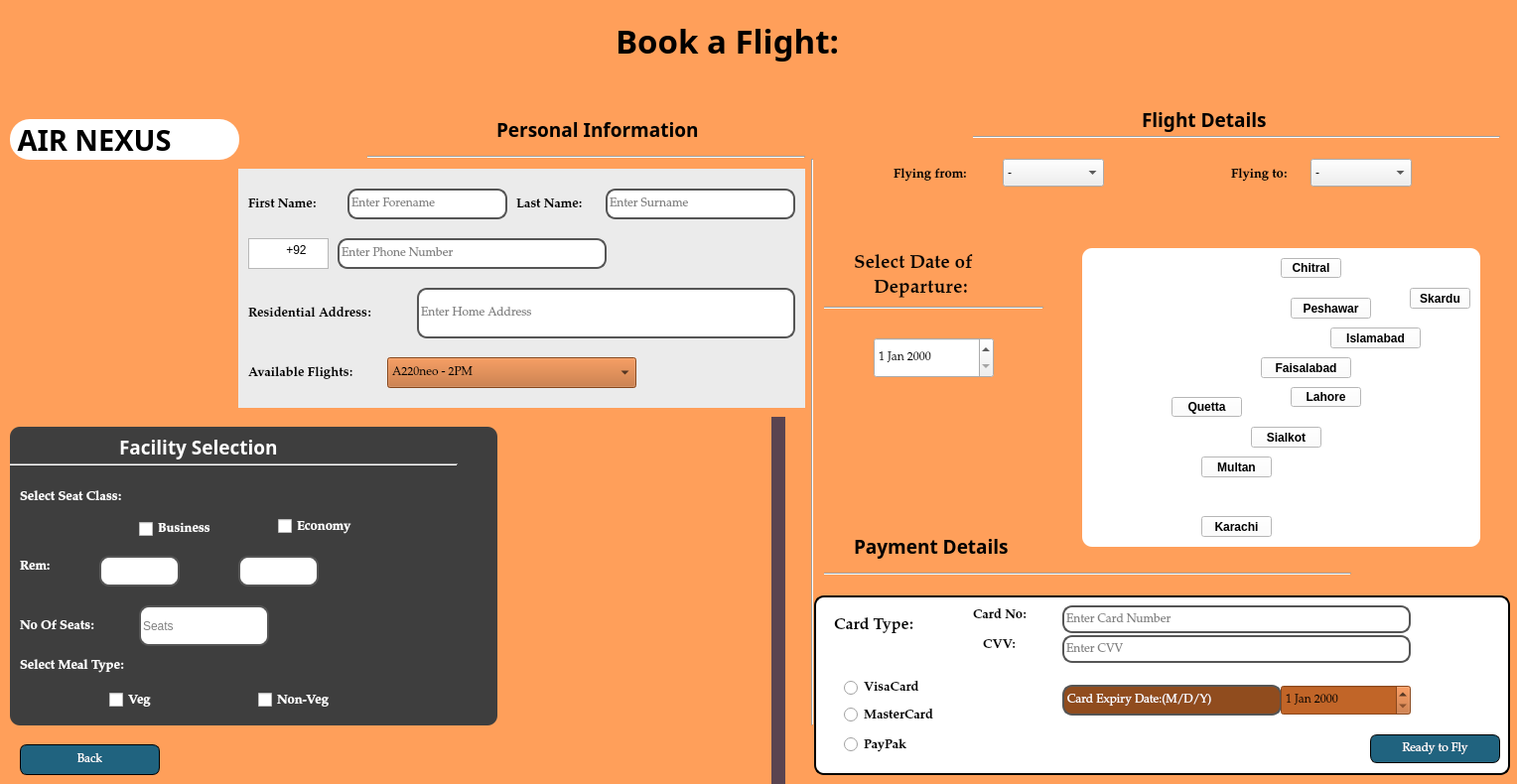
<?xml version="1.0" encoding="UTF-8"?>
<ui version="4.0">
 <class>NewWindow3</class>
 <widget class="QMainWindow" name="NewWindow3">
  <property name="geometry">
   <rect>
    <x>0</x>
    <y>0</y>
    <width>1528</width>
    <height>790</height>
   </rect>
  </property>
  <property name="windowTitle">
   <string>BOOKING TICKET</string>
  </property>
  <property name="windowIcon">
   <iconset>
    <normaloff>../../../SAAD COMMUNICATION/Downloads/chrome_hqmSI9koUf (2).png</normaloff>../../../SAAD COMMUNICATION/Downloads/chrome_hqmSI9koUf (2).png</iconset>
  </property>
  <widget class="QWidget" name="centralwidget">
   <widget class="QLabel" name="label_9">
    <property name="geometry">
     <rect>
      <x>-10</x>
      <y>-20</y>
      <width>1551</width>
      <height>811</height>
     </rect>
    </property>
    <property name="text">
     <string/>
    </property>
    <property name="pixmap">
     <pixmap>../../../SAAD COMMUNICATION/Downloads/beautiful landscape art like in image_cleanup_auto_x2.jpg</pixmap>
    </property>
    <property name="scaledContents">
     <bool>true</bool>
    </property>
    <property name="textInteractionFlags">
     <set>Qt::NoTextInteraction</set>
    </property>
   </widget>
   <widget class="QPushButton" name="pushButton">
    <property name="geometry">
     <rect>
      <x>1380</x>
      <y>740</y>
      <width>131</width>
      <height>29</height>
     </rect>
    </property>
    <property name="font">
     <font>
      <family>Palatino Linotype</family>
     </font>
    </property>
    <property name="cursor">
     <cursorShape>PointingHandCursor</cursorShape>
    </property>
    <property name="styleSheet">
     <string notr="true">border: 1px solid #000000;
border-radius: 7px;color: rgb(255, 255, 255);
background-color: rgb(67, 40, 228);
background-color: rgb(32, 99, 127);
color: white</string>
    </property>
    <property name="text">
     <string>Ready to Fly</string>
    </property>
   </widget>
   <widget class="QPushButton" name="pushButton_2">
    <property name="geometry">
     <rect>
      <x>20</x>
      <y>750</y>
      <width>141</width>
      <height>31</height>
     </rect>
    </property>
    <property name="font">
     <font>
      <family>Palatino Linotype</family>
     </font>
    </property>
    <property name="cursor">
     <cursorShape>PointingHandCursor</cursorShape>
    </property>
    <property name="styleSheet">
     <string notr="true">border: 1px solid #000000;
border-radius: 7px;color: rgb(255, 255, 255);
background-color: rgb(67, 40, 228);
background-color: rgb(32, 99, 127);
color: white</string>
    </property>
    <property name="text">
     <string>Back</string>
    </property>
   </widget>
   <widget class="QLabel" name="label_10">
    <property name="geometry">
     <rect>
      <x>240</x>
      <y>170</y>
      <width>571</width>
      <height>241</height>
     </rect>
    </property>
    <property name="styleSheet">
     <string notr="true">background-color: rgb(235, 235, 235);</string>
    </property>
    <property name="text">
     <string/>
    </property>
    <property name="pixmap">
     <pixmap>../../ShareX/Screenshots/2023-04/WINWORD_NTCDPQl9sh.png</pixmap>
    </property>
    <property name="scaledContents">
     <bool>true</bool>
    </property>
   </widget>
   <widget class="QPushButton" name="pushButton_3">
    <property name="geometry">
     <rect>
      <x>1210</x>
      <y>520</y>
      <width>71</width>
      <height>21</height>
     </rect>
    </property>
    <property name="font">
     <font>
      <bold>true</bold>
     </font>
    </property>
    <property name="cursor">
     <cursorShape>PointingHandCursor</cursorShape>
    </property>
    <property name="styleSheet">
     <string notr="true">background-color:WHITE;
color: BLACK</string>
    </property>
    <property name="text">
     <string>Karachi</string>
    </property>
   </widget>
   <widget class="QPushButton" name="pushButton_4">
    <property name="geometry">
     <rect>
      <x>1340</x>
      <y>330</y>
      <width>91</width>
      <height>21</height>
     </rect>
    </property>
    <property name="font">
     <font>
      <bold>true</bold>
     </font>
    </property>
    <property name="cursor">
     <cursorShape>PointingHandCursor</cursorShape>
    </property>
    <property name="styleSheet">
     <string notr="true">background-color: WHITE;
color:BLACK</string>
    </property>
    <property name="text">
     <string>Islamabad</string>
    </property>
   </widget>
   <widget class="QPushButton" name="pushButton_5">
    <property name="geometry">
     <rect>
      <x>1300</x>
      <y>390</y>
      <width>71</width>
      <height>20</height>
     </rect>
    </property>
    <property name="font">
     <font>
      <bold>true</bold>
     </font>
    </property>
    <property name="cursor">
     <cursorShape>PointingHandCursor</cursorShape>
    </property>
    <property name="styleSheet">
     <string notr="true">background-color: WHITE;
color:BLACK</string>
    </property>
    <property name="text">
     <string>Lahore</string>
    </property>
   </widget>
   <widget class="QPushButton" name="pushButton_6">
    <property name="geometry">
     <rect>
      <x>1300</x>
      <y>300</y>
      <width>81</width>
      <height>21</height>
     </rect>
    </property>
    <property name="font">
     <font>
      <bold>true</bold>
     </font>
    </property>
    <property name="cursor">
     <cursorShape>PointingHandCursor</cursorShape>
    </property>
    <property name="styleSheet">
     <string notr="true">background-color:WHITE;
color: BLACK</string>
    </property>
    <property name="text">
     <string>Peshawar</string>
    </property>
   </widget>
   <widget class="QPushButton" name="pushButton_7">
    <property name="geometry">
     <rect>
      <x>1180</x>
      <y>400</y>
      <width>71</width>
      <height>20</height>
     </rect>
    </property>
    <property name="font">
     <font>
      <bold>true</bold>
     </font>
    </property>
    <property name="cursor">
     <cursorShape>PointingHandCursor</cursorShape>
    </property>
    <property name="styleSheet">
     <string notr="true">background-color: WHITE;
color:BLACK</string>
    </property>
    <property name="text">
     <string>Quetta</string>
    </property>
   </widget>
   <widget class="QPushButton" name="pushButton_8">
    <property name="geometry">
     <rect>
      <x>1420</x>
      <y>290</y>
      <width>61</width>
      <height>21</height>
     </rect>
    </property>
    <property name="font">
     <font>
      <bold>true</bold>
     </font>
    </property>
    <property name="cursor">
     <cursorShape>PointingHandCursor</cursorShape>
    </property>
    <property name="styleSheet">
     <string notr="true">background-color:WHITE;
color: BLACK</string>
    </property>
    <property name="text">
     <string>Skardu</string>
    </property>
   </widget>
   <widget class="QPushButton" name="pushButton_9">
    <property name="geometry">
     <rect>
      <x>1210</x>
      <y>460</y>
      <width>71</width>
      <height>21</height>
     </rect>
    </property>
    <property name="font">
     <font>
      <bold>true</bold>
     </font>
    </property>
    <property name="cursor">
     <cursorShape>PointingHandCursor</cursorShape>
    </property>
    <property name="styleSheet">
     <string notr="true">background-color: WHITE;
color:BLACK</string>
    </property>
    <property name="text">
     <string>Multan</string>
    </property>
   </widget>
   <widget class="QPushButton" name="pushButton_10">
    <property name="geometry">
     <rect>
      <x>1290</x>
      <y>260</y>
      <width>61</width>
      <height>20</height>
     </rect>
    </property>
    <property name="font">
     <font>
      <bold>true</bold>
     </font>
    </property>
    <property name="cursor">
     <cursorShape>PointingHandCursor</cursorShape>
    </property>
    <property name="styleSheet">
     <string notr="true">background-color:WHITE;
color: BLACK</string>
    </property>
    <property name="text">
     <string>Chitral</string>
    </property>
   </widget>
   <widget class="QPushButton" name="pushButton_11">
    <property name="geometry">
     <rect>
      <x>1260</x>
      <y>430</y>
      <width>71</width>
      <height>21</height>
     </rect>
    </property>
    <property name="font">
     <font>
      <bold>true</bold>
     </font>
    </property>
    <property name="cursor">
     <cursorShape>PointingHandCursor</cursorShape>
    </property>
    <property name="styleSheet">
     <string notr="true">background-color: WHITE;
color:BLACK</string>
    </property>
    <property name="text">
     <string>Sialkot</string>
    </property>
   </widget>
   <widget class="QPushButton" name="pushButton_12">
    <property name="geometry">
     <rect>
      <x>1270</x>
      <y>360</y>
      <width>91</width>
      <height>21</height>
     </rect>
    </property>
    <property name="font">
     <font>
      <bold>true</bold>
     </font>
    </property>
    <property name="cursor">
     <cursorShape>PointingHandCursor</cursorShape>
    </property>
    <property name="styleSheet">
     <string notr="true">background-color: WHITE;
color:BLACK</string>
    </property>
    <property name="text">
     <string>Faisalabad</string>
    </property>
   </widget>
   <widget class="QLabel" name="label_11">
    <property name="geometry">
     <rect>
      <x>0</x>
      <y>-40</y>
      <width>231</width>
      <height>171</height>
     </rect>
    </property>
    <property name="styleSheet">
     <string notr="true">background-image: url(:/bg_images/logo_pic.png);</string>
    </property>
    <property name="text">
     <string/>
    </property>
    <property name="pixmap">
     <pixmap>:/bg_images/logo_pic.png</pixmap>
    </property>
    <property name="scaledContents">
     <bool>true</bool>
    </property>
   </widget>
   <widget class="QLabel" name="label_14">
    <property name="geometry">
     <rect>
      <x>20</x>
      <y>560</y>
      <width>51</width>
      <height>21</height>
     </rect>
    </property>
    <property name="font">
     <font>
      <family>Palatino Linotype</family>
      <pointsize>10</pointsize>
      <bold>true</bold>
     </font>
    </property>
    <property name="styleSheet">
     <string notr="true">color: rgb(255, 255, 255);</string>
    </property>
    <property name="text">
     <string>Rem:</string>
    </property>
   </widget>
   <widget class="QLineEdit" name="lineEdit_9">
    <property name="geometry">
     <rect>
      <x>100</x>
      <y>560</y>
      <width>81</width>
      <height>31</height>
     </rect>
    </property>
    <property name="font">
     <font>
      <family>Palatino Linotype</family>
     </font>
    </property>
    <property name="styleSheet">
     <string notr="true">background-color: rgb(255, 255, 255);
border: 2px solid #555;
border-radius: 10px;</string>
    </property>
   </widget>
   <widget class="QLineEdit" name="lineEdit_11">
    <property name="geometry">
     <rect>
      <x>240</x>
      <y>560</y>
      <width>81</width>
      <height>31</height>
     </rect>
    </property>
    <property name="font">
     <font>
      <family>Palatino Linotype</family>
     </font>
    </property>
    <property name="styleSheet">
     <string notr="true">background-color: rgb(255, 255, 255);
border: 2px solid #555;
border-radius: 10px;</string>
    </property>
   </widget>
   <widget class="QComboBox" name="comboBox_2">
    <property name="geometry">
     <rect>
      <x>1320</x>
      <y>160</y>
      <width>102</width>
      <height>28</height>
     </rect>
    </property>
    <item>
     <property name="text">
      <string>-</string>
     </property>
    </item>
    <item>
     <property name="text">
      <string>Karachi</string>
     </property>
    </item>
    <item>
     <property name="text">
      <string>Islamabad</string>
     </property>
    </item>
    <item>
     <property name="text">
      <string>Lahore</string>
     </property>
    </item>
    <item>
     <property name="text">
      <string>Sialkot</string>
     </property>
    </item>
    <item>
     <property name="text">
      <string>Quetta</string>
     </property>
    </item>
    <item>
     <property name="text">
      <string>Skardu</string>
     </property>
    </item>
    <item>
     <property name="text">
      <string>Peshawar</string>
     </property>
    </item>
    <item>
     <property name="text">
      <string>Multan</string>
     </property>
    </item>
    <item>
     <property name="text">
      <string>Faisalabad</string>
     </property>
    </item>
    <item>
     <property name="text">
      <string>Chitral</string>
     </property>
    </item>
   </widget>
   <widget class="QLabel" name="DCity">
    <property name="geometry">
     <rect>
      <x>1240</x>
      <y>150</y>
      <width>101</width>
      <height>51</height>
     </rect>
    </property>
    <property name="font">
     <font>
      <family>Palatino Linotype</family>
      <pointsize>10</pointsize>
      <bold>true</bold>
     </font>
    </property>
    <property name="styleSheet">
     <string notr="true">color: black</string>
    </property>
    <property name="text">
     <string>Flying to:</string>
    </property>
   </widget>
   <widget class="QLabel" name="label_16">
    <property name="geometry">
     <rect>
      <x>0</x>
      <y>215</y>
      <width>71</width>
      <height>61</height>
     </rect>
    </property>
    <property name="text">
     <string/>
    </property>
    <property name="pixmap">
     <pixmap>../../../SAAD COMMUNICATION/Downloads/9439-fotor-bg-remover-2023042317140.png</pixmap>
    </property>
    <property name="scaledContents">
     <bool>true</bool>
    </property>
   </widget>
   <widget class="QLabel" name="label_17">
    <property name="geometry">
     <rect>
      <x>1250</x>
      <y>50</y>
      <width>51</width>
      <height>41</height>
     </rect>
    </property>
    <property name="text">
     <string/>
    </property>
    <property name="pixmap">
     <pixmap>../../../SAAD COMMUNICATION/Downloads/pngegg (1).png</pixmap>
    </property>
    <property name="scaledContents">
     <bool>true</bool>
    </property>
    <property name="wordWrap">
     <bool>false</bool>
    </property>
   </widget>
   <widget class="QLabel" name="label_18">
    <property name="geometry">
     <rect>
      <x>620</x>
      <y>10</y>
      <width>361</width>
      <height>61</height>
     </rect>
    </property>
    <property name="font">
     <font>
      <family>Arial Black</family>
      <pointsize>25</pointsize>
      <bold>true</bold>
     </font>
    </property>
    <property name="styleSheet">
     <string notr="true">color:black</string>
    </property>
    <property name="text">
     <string>Book a Flight:</string>
    </property>
   </widget>
   <widget class="QLabel" name="label_19">
    <property name="geometry">
     <rect>
      <x>500</x>
      <y>100</y>
      <width>361</width>
      <height>61</height>
     </rect>
    </property>
    <property name="font">
     <font>
      <family>Lucida Bright</family>
      <pointsize>14</pointsize>
      <bold>true</bold>
      <underline>false</underline>
     </font>
    </property>
    <property name="styleSheet">
     <string notr="true">color: black</string>
    </property>
    <property name="text">
     <string>Personal Information</string>
    </property>
   </widget>
   <widget class="Line" name="line">
    <property name="geometry">
     <rect>
      <x>370</x>
      <y>150</y>
      <width>441</width>
      <height>16</height>
     </rect>
    </property>
    <property name="orientation">
     <enum>Qt::Horizontal</enum>
    </property>
   </widget>
   <widget class="QLabel" name="label_20">
    <property name="geometry">
     <rect>
      <x>120</x>
      <y>420</y>
      <width>361</width>
      <height>61</height>
     </rect>
    </property>
    <property name="font">
     <font>
      <family>Lucida Bright</family>
      <pointsize>14</pointsize>
      <bold>true</bold>
      <underline>false</underline>
     </font>
    </property>
    <property name="styleSheet">
     <string notr="true">color: WHITE
</string>
    </property>
    <property name="text">
     <string>Facility Selection</string>
    </property>
   </widget>
   <widget class="QLabel" name="label_21">
    <property name="geometry">
     <rect>
      <x>860</x>
      <y>240</y>
      <width>161</width>
      <height>51</height>
     </rect>
    </property>
    <property name="font">
     <font>
      <family>Palatino Linotype</family>
      <pointsize>14</pointsize>
      <bold>true</bold>
     </font>
    </property>
    <property name="styleSheet">
     <string notr="true">color: black</string>
    </property>
    <property name="text">
     <string>Select Date of </string>
    </property>
   </widget>
   <widget class="Line" name="line_3">
    <property name="geometry">
     <rect>
      <x>980</x>
      <y>130</y>
      <width>531</width>
      <height>16</height>
     </rect>
    </property>
    <property name="orientation">
     <enum>Qt::Horizontal</enum>
    </property>
   </widget>
   <widget class="Line" name="line_4">
    <property name="geometry">
     <rect>
      <x>830</x>
      <y>570</y>
      <width>531</width>
      <height>16</height>
     </rect>
    </property>
    <property name="orientation">
     <enum>Qt::Horizontal</enum>
    </property>
   </widget>
   <widget class="Line" name="line_5">
    <property name="geometry">
     <rect>
      <x>810</x>
      <y>160</y>
      <width>16</width>
      <height>571</height>
     </rect>
    </property>
    <property name="orientation">
     <enum>Qt::Vertical</enum>
    </property>
   </widget>
   <widget class="QLabel" name="label_22">
    <property name="geometry">
     <rect>
      <x>1150</x>
      <y>90</y>
      <width>361</width>
      <height>61</height>
     </rect>
    </property>
    <property name="font">
     <font>
      <family>Lucida Bright</family>
      <pointsize>14</pointsize>
      <bold>true</bold>
      <underline>false</underline>
     </font>
    </property>
    <property name="styleSheet">
     <string notr="true">color: black</string>
    </property>
    <property name="text">
     <string>Flight Details</string>
    </property>
   </widget>
   <widget class="QLabel" name="label_23">
    <property name="geometry">
     <rect>
      <x>860</x>
      <y>520</y>
      <width>201</width>
      <height>61</height>
     </rect>
    </property>
    <property name="font">
     <font>
      <family>Lucida Bright</family>
      <pointsize>14</pointsize>
      <bold>true</bold>
      <underline>false</underline>
     </font>
    </property>
    <property name="styleSheet">
     <string notr="true">color: black</string>
    </property>
    <property name="text">
     <string>Payment Details</string>
    </property>
   </widget>
   <widget class="QLabel" name="label_24">
    <property name="geometry">
     <rect>
      <x>730</x>
      <y>140</y>
      <width>51</width>
      <height>41</height>
     </rect>
    </property>
    <property name="text">
     <string/>
    </property>
    <property name="pixmap">
     <pixmap>../../../SAAD COMMUNICATION/Downloads/pngegg (1).png</pixmap>
    </property>
    <property name="scaledContents">
     <bool>true</bool>
    </property>
    <property name="wordWrap">
     <bool>false</bool>
    </property>
   </widget>
   <widget class="QLabel" name="label_25">
    <property name="geometry">
     <rect>
      <x>1430</x>
      <y>90</y>
      <width>51</width>
      <height>41</height>
     </rect>
    </property>
    <property name="text">
     <string/>
    </property>
    <property name="pixmap">
     <pixmap>../../../SAAD COMMUNICATION/Downloads/pngegg (1).png</pixmap>
    </property>
    <property name="scaledContents">
     <bool>true</bool>
    </property>
    <property name="wordWrap">
     <bool>false</bool>
    </property>
   </widget>
   <widget class="QLineEdit" name="lineEdit_8">
    <property name="geometry">
     <rect>
      <x>380</x>
      <y>620</y>
      <width>81</width>
      <height>28</height>
     </rect>
    </property>
    <property name="font">
     <font>
      <family>Palatino Linotype</family>
     </font>
    </property>
    <property name="styleSheet">
     <string notr="true">background-color: rgb(255, 255, 255);
border: 2px solid #555;
border-radius: 10px;</string>
    </property>
    <property name="placeholderText">
     <string>0</string>
    </property>
   </widget>
   <widget class="QLabel" name="label_12">
    <property name="geometry">
     <rect>
      <x>10</x>
      <y>430</y>
      <width>491</width>
      <height>301</height>
     </rect>
    </property>
    <property name="styleSheet">
     <string notr="true">border: 2px ;
background-color: rgb(62, 62, 62);
border-radius: 10px;</string>
    </property>
    <property name="text">
     <string/>
    </property>
    <property name="pixmap">
     <pixmap>../../../SAAD COMMUNICATION/Downloads/output-onlinepngtools.png</pixmap>
    </property>
    <property name="scaledContents">
     <bool>true</bool>
    </property>
   </widget>
   <widget class="QDateEdit" name="dateEdit_2">
    <property name="geometry">
     <rect>
      <x>880</x>
      <y>340</y>
      <width>121</width>
      <height>41</height>
     </rect>
    </property>
    <property name="font">
     <font>
      <family>Palatino Linotype</family>
     </font>
    </property>
   </widget>
   <widget class="QLabel" name="label_13">
    <property name="geometry">
     <rect>
      <x>-10</x>
      <y>440</y>
      <width>211</width>
      <height>381</height>
     </rect>
    </property>
    <property name="styleSheet">
     <string notr="true"/>
    </property>
    <property name="text">
     <string/>
    </property>
    <property name="pixmap">
     <pixmap>../../../SAAD COMMUNICATION/Downloads/output-onlinepngtools.png</pixmap>
    </property>
    <property name="scaledContents">
     <bool>true</bool>
    </property>
   </widget>
   <widget class="QLabel" name="label_15">
    <property name="geometry">
     <rect>
      <x>820</x>
      <y>600</y>
      <width>701</width>
      <height>181</height>
     </rect>
    </property>
    <property name="styleSheet">
     <string notr="true">border: 2px solid ;
background-color: rgb(255, 255, 255);
border-radius: 10px;</string>
    </property>
    <property name="text">
     <string/>
    </property>
    <property name="pixmap">
     <pixmap>../../../SAAD COMMUNICATION/Downloads/output-onlinepngtools.png</pixmap>
    </property>
    <property name="scaledContents">
     <bool>true</bool>
    </property>
   </widget>
   <widget class="QLabel" name="label_26">
    <property name="geometry">
     <rect>
      <x>820</x>
      <y>100</y>
      <width>701</width>
      <height>111</height>
     </rect>
    </property>
    <property name="text">
     <string/>
    </property>
    <property name="pixmap">
     <pixmap>../../../SAAD COMMUNICATION/Downloads/output-onlinepngtools.png</pixmap>
    </property>
    <property name="scaledContents">
     <bool>true</bool>
    </property>
   </widget>
   <widget class="QLabel" name="label_27">
    <property name="geometry">
     <rect>
      <x>910</x>
      <y>190</y>
      <width>381</width>
      <height>341</height>
     </rect>
    </property>
    <property name="styleSheet">
     <string notr="true"/>
    </property>
    <property name="text">
     <string/>
    </property>
    <property name="pixmap">
     <pixmap>../../../SAAD COMMUNICATION/Downloads/Black-Background-PNG-Photo.png</pixmap>
    </property>
    <property name="scaledContents">
     <bool>true</bool>
    </property>
   </widget>
   <widget class="QLabel" name="FName">
    <property name="geometry">
     <rect>
      <x>250</x>
      <y>190</y>
      <width>91</width>
      <height>31</height>
     </rect>
    </property>
    <property name="font">
     <font>
      <family>Palatino Linotype</family>
      <pointsize>10</pointsize>
      <bold>true</bold>
     </font>
    </property>
    <property name="styleSheet">
     <string notr="true">color: black</string>
    </property>
    <property name="text">
     <string>First Name:</string>
    </property>
   </widget>
   <widget class="QLineEdit" name="lineEdit_2">
    <property name="geometry">
     <rect>
      <x>610</x>
      <y>190</y>
      <width>191</width>
      <height>31</height>
     </rect>
    </property>
    <property name="font">
     <font>
      <family>Palatino Linotype</family>
     </font>
    </property>
    <property name="styleSheet">
     <string notr="true">border: 2px solid #555;
background-color: rgb(255, 255, 255);
border-radius: 10px;</string>
    </property>
    <property name="placeholderText">
     <string>Enter Surname</string>
    </property>
   </widget>
   <widget class="QLabel" name="LName">
    <property name="geometry">
     <rect>
      <x>520</x>
      <y>190</y>
      <width>91</width>
      <height>31</height>
     </rect>
    </property>
    <property name="font">
     <font>
      <family>Palatino Linotype</family>
      <pointsize>10</pointsize>
      <bold>true</bold>
     </font>
    </property>
    <property name="styleSheet">
     <string notr="true">color: black
</string>
    </property>
    <property name="text">
     <string>Last Name:</string>
    </property>
   </widget>
   <widget class="QLabel" name="Phone">
    <property name="geometry">
     <rect>
      <x>360</x>
      <y>280</y>
      <width>41</width>
      <height>41</height>
     </rect>
    </property>
    <property name="styleSheet">
     <string notr="true">color: rgb(255, 255, 255);
</string>
    </property>
    <property name="text">
     <string/>
    </property>
    <property name="pixmap">
     <pixmap>../../../SAAD COMMUNICATION/Downloads/pngwing.com (3).png</pixmap>
    </property>
    <property name="scaledContents">
     <bool>true</bool>
    </property>
   </widget>
   <widget class="QLineEdit" name="lineEdit_3">
    <property name="geometry">
     <rect>
      <x>340</x>
      <y>240</y>
      <width>271</width>
      <height>31</height>
     </rect>
    </property>
    <property name="font">
     <font>
      <family>Palatino Linotype</family>
     </font>
    </property>
    <property name="styleSheet">
     <string notr="true">background-color: rgb(255, 255, 255);
border: 2px solid #555;
border-radius: 10px;</string>
    </property>
    <property name="placeholderText">
     <string>Enter Phone Number</string>
    </property>
   </widget>
   <widget class="QLabel" name="Address">
    <property name="geometry">
     <rect>
      <x>250</x>
      <y>300</y>
      <width>181</width>
      <height>31</height>
     </rect>
    </property>
    <property name="font">
     <font>
      <family>Palatino Linotype</family>
      <pointsize>10</pointsize>
      <bold>true</bold>
     </font>
    </property>
    <property name="styleSheet">
     <string notr="true">color: black</string>
    </property>
    <property name="text">
     <string>Residential Address:</string>
    </property>
   </widget>
   <widget class="QLineEdit" name="lineEdit_4">
    <property name="geometry">
     <rect>
      <x>420</x>
      <y>290</y>
      <width>381</width>
      <height>51</height>
     </rect>
    </property>
    <property name="font">
     <font>
      <family>Palatino Linotype</family>
     </font>
    </property>
    <property name="styleSheet">
     <string notr="true">background-color: rgb(255, 255, 255);
border: 2px solid #555;
border-radius: 10px;</string>
    </property>
    <property name="placeholderText">
     <string>Enter Home Address</string>
    </property>
   </widget>
   <widget class="QLabel" name="label">
    <property name="geometry">
     <rect>
      <x>20</x>
      <y>620</y>
      <width>111</width>
      <height>21</height>
     </rect>
    </property>
    <property name="font">
     <font>
      <family>Palatino Linotype</family>
      <pointsize>10</pointsize>
      <bold>true</bold>
     </font>
    </property>
    <property name="styleSheet">
     <string notr="true">color:WHITE</string>
    </property>
    <property name="text">
     <string>No Of Seats:</string>
    </property>
   </widget>
   <widget class="QLineEdit" name="lineEdit_6">
    <property name="geometry">
     <rect>
      <x>140</x>
      <y>610</y>
      <width>131</width>
      <height>41</height>
     </rect>
    </property>
    <property name="styleSheet">
     <string notr="true">background-color: rgb(255, 255, 255);
border: 2px solid #555;
border-radius: 10px;</string>
    </property>
    <property name="placeholderText">
     <string>Seats</string>
    </property>
   </widget>
   <widget class="QLabel" name="label_4">
    <property name="geometry">
     <rect>
      <x>250</x>
      <y>360</y>
      <width>141</width>
      <height>31</height>
     </rect>
    </property>
    <property name="font">
     <font>
      <family>Palatino Linotype</family>
      <pointsize>10</pointsize>
      <bold>true</bold>
     </font>
    </property>
    <property name="styleSheet">
     <string notr="true">color: black</string>
    </property>
    <property name="text">
     <string>Available Flights:</string>
    </property>
   </widget>
   <widget class="QComboBox" name="comboBox">
    <property name="geometry">
     <rect>
      <x>390</x>
      <y>360</y>
      <width>251</width>
      <height>31</height>
     </rect>
    </property>
    <property name="font">
     <font>
      <family>Palatino Linotype</family>
     </font>
    </property>
    <property name="styleSheet">
     <string notr="true">background-color: rgb(189, 99, 39);
color: rgb(0, 0, 0);</string>
    </property>
    <item>
     <property name="text">
      <string>A220neo - 2PM</string>
     </property>
    </item>
    <item>
     <property name="text">
      <string>A319neo - 6PM</string>
     </property>
    </item>
    <item>
     <property name="text">
      <string>A321XLR - 9PM</string>
     </property>
    </item>
   </widget>
   <widget class="QLineEdit" name="lineEdit">
    <property name="geometry">
     <rect>
      <x>350</x>
      <y>190</y>
      <width>161</width>
      <height>31</height>
     </rect>
    </property>
    <property name="font">
     <font>
      <family>Palatino Linotype</family>
     </font>
    </property>
    <property name="styleSheet">
     <string notr="true">background-color: rgb(255, 255, 255);
border: 2px solid #555;
border-radius: 10px;</string>
    </property>
    <property name="placeholderText">
     <string>Enter Forename</string>
    </property>
   </widget>
   <widget class="QLabel" name="CCity">
    <property name="geometry">
     <rect>
      <x>900</x>
      <y>150</y>
      <width>111</width>
      <height>51</height>
     </rect>
    </property>
    <property name="font">
     <font>
      <family>Palatino Linotype</family>
      <pointsize>10</pointsize>
      <bold>true</bold>
     </font>
    </property>
    <property name="styleSheet">
     <string notr="true">color: black</string>
    </property>
    <property name="text">
     <string>Flying from:</string>
    </property>
   </widget>
   <widget class="QComboBox" name="comboBox_3">
    <property name="geometry">
     <rect>
      <x>1010</x>
      <y>160</y>
      <width>102</width>
      <height>28</height>
     </rect>
    </property>
    <item>
     <property name="text">
      <string>-</string>
     </property>
    </item>
    <item>
     <property name="text">
      <string>Karachi</string>
     </property>
    </item>
    <item>
     <property name="text">
      <string>Islamabad</string>
     </property>
    </item>
    <item>
     <property name="text">
      <string>Lahore</string>
     </property>
    </item>
    <item>
     <property name="text">
      <string>Quetta</string>
     </property>
    </item>
    <item>
     <property name="text">
      <string>Peshawar</string>
     </property>
    </item>
    <item>
     <property name="text">
      <string>Sialkot</string>
     </property>
    </item>
    <item>
     <property name="text">
      <string>Skardu</string>
     </property>
    </item>
    <item>
     <property name="text">
      <string>Multan</string>
     </property>
    </item>
    <item>
     <property name="text">
      <string>Faisalabad</string>
     </property>
    </item>
    <item>
     <property name="text">
      <string>Chitral</string>
     </property>
    </item>
   </widget>
   <widget class="QLabel" name="label_5">
    <property name="geometry">
     <rect>
      <x>840</x>
      <y>610</y>
      <width>111</width>
      <height>41</height>
     </rect>
    </property>
    <property name="font">
     <font>
      <family>Palatino Linotype</family>
      <pointsize>12</pointsize>
      <bold>true</bold>
     </font>
    </property>
    <property name="styleSheet">
     <string notr="true">color: black</string>
    </property>
    <property name="text">
     <string>Card Type:</string>
    </property>
   </widget>
   <widget class="QRadioButton" name="radioButton">
    <property name="geometry">
     <rect>
      <x>850</x>
      <y>680</y>
      <width>151</width>
      <height>26</height>
     </rect>
    </property>
    <property name="font">
     <font>
      <family>Palatino Linotype</family>
      <pointsize>10</pointsize>
      <bold>true</bold>
     </font>
    </property>
    <property name="styleSheet">
     <string notr="true">color: black</string>
    </property>
    <property name="text">
     <string>VisaCard</string>
    </property>
    <property name="icon">
     <iconset>
      <normaloff>../../../SAAD COMMUNICATION/Downloads/visa-card-logo-9.png</normaloff>../../../SAAD COMMUNICATION/Downloads/visa-card-logo-9.png</iconset>
    </property>
    <property name="iconSize">
     <size>
      <width>30</width>
      <height>100</height>
     </size>
    </property>
   </widget>
   <widget class="QRadioButton" name="radioButton_3">
    <property name="geometry">
     <rect>
      <x>850</x>
      <y>735</y>
      <width>118</width>
      <height>31</height>
     </rect>
    </property>
    <property name="font">
     <font>
      <family>Palatino Linotype</family>
      <pointsize>10</pointsize>
      <bold>true</bold>
     </font>
    </property>
    <property name="styleSheet">
     <string notr="true">color: black</string>
    </property>
    <property name="text">
     <string>PayPak</string>
    </property>
    <property name="icon">
     <iconset>
      <normaloff>../../../SAAD COMMUNICATION/Downloads/Paypak-logo.png</normaloff>../../../SAAD COMMUNICATION/Downloads/Paypak-logo.png</iconset>
    </property>
    <property name="iconSize">
     <size>
      <width>30</width>
      <height>20</height>
     </size>
    </property>
   </widget>
   <widget class="QRadioButton" name="radioButton_2">
    <property name="geometry">
     <rect>
      <x>850</x>
      <y>700</y>
      <width>151</width>
      <height>41</height>
     </rect>
    </property>
    <property name="font">
     <font>
      <family>Palatino Linotype</family>
      <pointsize>10</pointsize>
      <bold>true</bold>
     </font>
    </property>
    <property name="styleSheet">
     <string notr="true">color: black</string>
    </property>
    <property name="text">
     <string>MasterCard</string>
    </property>
    <property name="icon">
     <iconset>
      <normaloff>../../../SAAD COMMUNICATION/Downloads/mastercard real.png</normaloff>../../../SAAD COMMUNICATION/Downloads/mastercard real.png</iconset>
    </property>
    <property name="iconSize">
     <size>
      <width>30</width>
      <height>20</height>
     </size>
    </property>
   </widget>
   <widget class="QLabel" name="label_6">
    <property name="geometry">
     <rect>
      <x>980</x>
      <y>610</y>
      <width>81</width>
      <height>20</height>
     </rect>
    </property>
    <property name="font">
     <font>
      <family>Palatino Linotype</family>
      <pointsize>10</pointsize>
      <bold>true</bold>
     </font>
    </property>
    <property name="styleSheet">
     <string notr="true">color: black</string>
    </property>
    <property name="text">
     <string>Card No:</string>
    </property>
   </widget>
   <widget class="QLineEdit" name="lineEdit_5">
    <property name="geometry">
     <rect>
      <x>1070</x>
      <y>610</y>
      <width>351</width>
      <height>28</height>
     </rect>
    </property>
    <property name="font">
     <font>
      <family>Palatino Linotype</family>
     </font>
    </property>
    <property name="styleSheet">
     <string notr="true">background-color: rgb(255, 255, 255);
border: 2px solid #555;
border-radius: 10px;</string>
    </property>
    <property name="placeholderText">
     <string>Enter Card Number</string>
    </property>
   </widget>
   <widget class="QLabel" name="label_7">
    <property name="geometry">
     <rect>
      <x>990</x>
      <y>640</y>
      <width>41</width>
      <height>20</height>
     </rect>
    </property>
    <property name="font">
     <font>
      <family>Palatino Linotype</family>
      <pointsize>10</pointsize>
      <bold>true</bold>
     </font>
    </property>
    <property name="styleSheet">
     <string notr="true">color: black</string>
    </property>
    <property name="text">
     <string>CVV:</string>
    </property>
   </widget>
   <widget class="QLineEdit" name="lineEdit_7">
    <property name="geometry">
     <rect>
      <x>1070</x>
      <y>640</y>
      <width>351</width>
      <height>28</height>
     </rect>
    </property>
    <property name="font">
     <font>
      <family>Palatino Linotype</family>
     </font>
    </property>
    <property name="styleSheet">
     <string notr="true">background-color: rgb(255, 255, 255);
border: 2px solid #555;
border-radius: 10px;</string>
    </property>
    <property name="placeholderText">
     <string>Enter CVV</string>
    </property>
   </widget>
   <widget class="QLabel" name="label_8">
    <property name="geometry">
     <rect>
      <x>1070</x>
      <y>690</y>
      <width>221</width>
      <height>31</height>
     </rect>
    </property>
    <property name="font">
     <font>
      <family>Palatino Linotype</family>
     </font>
    </property>
    <property name="styleSheet">
     <string notr="true">color: rgb(255, 255, 255);
background-color: rgb(144, 76, 30);
border: 2px solid #555;
border-radius: 10px;</string>
    </property>
    <property name="text">
     <string>Card Expiry Date:(M/D/Y)</string>
    </property>
   </widget>
   <widget class="QDateEdit" name="dateEdit">
    <property name="geometry">
     <rect>
      <x>1290</x>
      <y>690</y>
      <width>131</width>
      <height>31</height>
     </rect>
    </property>
    <property name="font">
     <font>
      <family>Palatino Linotype</family>
     </font>
    </property>
    <property name="styleSheet">
     <string notr="true">background-color: rgb(193, 101, 40);</string>
    </property>
   </widget>
   <widget class="QCheckBox" name="checkBox_3">
    <property name="geometry">
     <rect>
      <x>140</x>
      <y>520</y>
      <width>84</width>
      <height>26</height>
     </rect>
    </property>
    <property name="font">
     <font>
      <family>Palatino Linotype</family>
      <pointsize>10</pointsize>
      <bold>true</bold>
     </font>
    </property>
    <property name="styleSheet">
     <string notr="true">color:WHITE</string>
    </property>
    <property name="text">
     <string>Business</string>
    </property>
   </widget>
   <widget class="QLabel" name="label_3">
    <property name="geometry">
     <rect>
      <x>20</x>
      <y>490</y>
      <width>161</width>
      <height>21</height>
     </rect>
    </property>
    <property name="font">
     <font>
      <family>Palatino Linotype</family>
      <pointsize>10</pointsize>
      <bold>true</bold>
     </font>
    </property>
    <property name="styleSheet">
     <string notr="true">color:WHITE</string>
    </property>
    <property name="text">
     <string>Select Seat Class:</string>
    </property>
   </widget>
   <widget class="QCheckBox" name="checkBox_4">
    <property name="geometry">
     <rect>
      <x>280</x>
      <y>510</y>
      <width>111</width>
      <height>41</height>
     </rect>
    </property>
    <property name="font">
     <font>
      <family>Palatino Linotype</family>
      <pointsize>10</pointsize>
      <bold>true</bold>
     </font>
    </property>
    <property name="styleSheet">
     <string notr="true">color:WHITE</string>
    </property>
    <property name="text">
     <string>Economy</string>
    </property>
   </widget>
   <widget class="QCheckBox" name="checkBox_2">
    <property name="geometry">
     <rect>
      <x>260</x>
      <y>690</y>
      <width>101</width>
      <height>31</height>
     </rect>
    </property>
    <property name="font">
     <font>
      <family>Palatino Linotype</family>
      <pointsize>10</pointsize>
      <bold>true</bold>
     </font>
    </property>
    <property name="styleSheet">
     <string notr="true">color:WHITE</string>
    </property>
    <property name="text">
     <string>Non-Veg</string>
    </property>
   </widget>
   <widget class="QLabel" name="label_2">
    <property name="geometry">
     <rect>
      <x>20</x>
      <y>660</y>
      <width>151</width>
      <height>21</height>
     </rect>
    </property>
    <property name="font">
     <font>
      <family>Palatino Linotype</family>
      <pointsize>10</pointsize>
      <bold>true</bold>
     </font>
    </property>
    <property name="styleSheet">
     <string notr="true">color:WHITE
</string>
    </property>
    <property name="text">
     <string>Select Meal Type:</string>
    </property>
   </widget>
   <widget class="QCheckBox" name="checkBox">
    <property name="geometry">
     <rect>
      <x>110</x>
      <y>690</y>
      <width>71</width>
      <height>31</height>
     </rect>
    </property>
    <property name="font">
     <font>
      <family>Palatino Linotype</family>
      <pointsize>10</pointsize>
      <bold>true</bold>
     </font>
    </property>
    <property name="styleSheet">
     <string notr="true">color: WHITE</string>
    </property>
    <property name="text">
     <string>Veg</string>
    </property>
   </widget>
   <widget class="QLineEdit" name="lineEdit_10">
    <property name="geometry">
     <rect>
      <x>400</x>
      <y>610</y>
      <width>71</width>
      <height>28</height>
     </rect>
    </property>
    <property name="font">
     <font>
      <family>Palatino Linotype</family>
     </font>
    </property>
    <property name="styleSheet">
     <string notr="true">background-color:transparent
</string>
    </property>
    <property name="placeholderText">
     <string>0</string>
    </property>
   </widget>
   <widget class="QTextBrowser" name="textBrowser">
    <property name="geometry">
     <rect>
      <x>250</x>
      <y>240</y>
      <width>81</width>
      <height>31</height>
     </rect>
    </property>
    <property name="html">
     <string>&lt;!DOCTYPE HTML PUBLIC &quot;-//W3C//DTD HTML 4.0//EN&quot; &quot;http://www.w3.org/TR/REC-html40/strict.dtd&quot;&gt;
&lt;html&gt;&lt;head&gt;&lt;meta name=&quot;qrichtext&quot; content=&quot;1&quot; /&gt;&lt;meta charset=&quot;utf-8&quot; /&gt;&lt;style type=&quot;text/css&quot;&gt;
p, li { white-space: pre-wrap; }
hr { height: 1px; border-width: 0; }
li.unchecked::marker { content: &quot;\2610&quot;; }
li.checked::marker { content: &quot;\2612&quot;; }
&lt;/style&gt;&lt;/head&gt;&lt;body style=&quot; font-family:'Segoe UI'; font-size:9pt; font-weight:400; font-style:normal;&quot;&gt;
&lt;p style=&quot; margin-top:0px; margin-bottom:0px; margin-left:0px; margin-right:0px; -qt-block-indent:0; text-indent:0px;&quot;&gt;          +92&lt;/p&gt;&lt;/body&gt;&lt;/html&gt;</string>
    </property>
   </widget>
   <widget class="QLabel" name="label_29">
    <property name="geometry">
     <rect>
      <x>10</x>
      <y>120</y>
      <width>231</width>
      <height>41</height>
     </rect>
    </property>
    <property name="font">
     <font>
      <family>Lucida Bright</family>
      <pointsize>22</pointsize>
      <bold>true</bold>
     </font>
    </property>
    <property name="styleSheet">
     <string notr="true">color: black;
background-color: white;
border: 2px ;
border-radius: 20px;</string>
    </property>
    <property name="text">
     <string> AIR NEXUS</string>
    </property>
   </widget>
   <widget class="QLabel" name="label_28">
    <property name="geometry">
     <rect>
      <x>1090</x>
      <y>250</y>
      <width>401</width>
      <height>301</height>
     </rect>
    </property>
    <property name="styleSheet">
     <string notr="true">border-color: rgb(255, 255, 255);
background-color: rgb(255, 255, 255);
background-image: url(:/bg_images/MAP.png);

border-radius: 10px;</string>
    </property>
    <property name="text">
     <string/>
    </property>
   </widget>
   <widget class="QLabel" name="label_30">
    <property name="geometry">
     <rect>
      <x>30</x>
      <y>10</y>
      <width>51</width>
      <height>41</height>
     </rect>
    </property>
    <property name="text">
     <string/>
    </property>
    <property name="pixmap">
     <pixmap>../../../SAAD COMMUNICATION/Downloads/Untitled (1).png</pixmap>
    </property>
    <property name="scaledContents">
     <bool>true</bool>
    </property>
   </widget>
   <widget class="QLabel" name="label_31">
    <property name="geometry">
     <rect>
      <x>777</x>
      <y>420</y>
      <width>14</width>
      <height>371</height>
     </rect>
    </property>
    <property name="styleSheet">
     <string notr="true">background-color: rgb(90, 68, 80);</string>
    </property>
    <property name="text">
     <string/>
    </property>
   </widget>
   <widget class="QLabel" name="background">
    <property name="geometry">
     <rect>
      <x>0</x>
      <y>0</y>
      <width>1531</width>
      <height>791</height>
     </rect>
    </property>
    <property name="styleSheet">
     <string notr="true">background-color: rgb(255, 159, 90);</string>
    </property>
    <property name="text">
     <string/>
    </property>
   </widget>
   <widget class="Line" name="line_2">
    <property name="geometry">
     <rect>
      <x>10</x>
      <y>460</y>
      <width>451</width>
      <height>16</height>
     </rect>
    </property>
    <property name="orientation">
     <enum>Qt::Horizontal</enum>
    </property>
   </widget>
   <widget class="QLabel" name="label_32">
    <property name="geometry">
     <rect>
      <x>880</x>
      <y>270</y>
      <width>141</width>
      <height>41</height>
     </rect>
    </property>
    <property name="font">
     <font>
      <family>Palatino Linotype</family>
      <pointsize>14</pointsize>
      <bold>true</bold>
     </font>
    </property>
    <property name="text">
     <string>Departure:</string>
    </property>
   </widget>
   <widget class="Line" name="line_6">
    <property name="geometry">
     <rect>
      <x>830</x>
      <y>300</y>
      <width>221</width>
      <height>20</height>
     </rect>
    </property>
    <property name="orientation">
     <enum>Qt::Horizontal</enum>
    </property>
   </widget>
   <zorder>lineEdit_8</zorder>
   <zorder>lineEdit_10</zorder>
   <zorder>background</zorder>
   <zorder>label_9</zorder>
   <zorder>label_31</zorder>
   <zorder>label_10</zorder>
   <zorder>label_12</zorder>
   <zorder>label_15</zorder>
   <zorder>label_26</zorder>
   <zorder>label_13</zorder>
   <zorder>label_27</zorder>
   <zorder>label_16</zorder>
   <zorder>label_14</zorder>
   <zorder>label_11</zorder>
   <zorder>pushButton</zorder>
   <zorder>pushButton_2</zorder>
   <zorder>label_17</zorder>
   <zorder>label_18</zorder>
   <zorder>label_19</zorder>
   <zorder>line</zorder>
   <zorder>line_3</zorder>
   <zorder>line_4</zorder>
   <zorder>line_5</zorder>
   <zorder>label_22</zorder>
   <zorder>label_23</zorder>
   <zorder>label_24</zorder>
   <zorder>label_25</zorder>
   <zorder>lineEdit</zorder>
   <zorder>FName</zorder>
   <zorder>lineEdit_2</zorder>
   <zorder>LName</zorder>
   <zorder>lineEdit_3</zorder>
   <zorder>lineEdit_4</zorder>
   <zorder>lineEdit_6</zorder>
   <zorder>label</zorder>
   <zorder>Address</zorder>
   <zorder>comboBox</zorder>
   <zorder>label_4</zorder>
   <zorder>lineEdit_5</zorder>
   <zorder>radioButton_3</zorder>
   <zorder>radioButton_2</zorder>
   <zorder>label_8</zorder>
   <zorder>label_6</zorder>
   <zorder>dateEdit_2</zorder>
   <zorder>CCity</zorder>
   <zorder>label_5</zorder>
   <zorder>label_7</zorder>
   <zorder>comboBox_3</zorder>
   <zorder>dateEdit</zorder>
   <zorder>DCity</zorder>
   <zorder>lineEdit_7</zorder>
   <zorder>label_21</zorder>
   <zorder>comboBox_2</zorder>
   <zorder>radioButton</zorder>
   <zorder>checkBox_3</zorder>
   <zorder>checkBox_4</zorder>
   <zorder>label_20</zorder>
   <zorder>lineEdit_9</zorder>
   <zorder>checkBox</zorder>
   <zorder>checkBox_2</zorder>
   <zorder>lineEdit_11</zorder>
   <zorder>label_3</zorder>
   <zorder>label_2</zorder>
   <zorder>textBrowser</zorder>
   <zorder>Phone</zorder>
   <zorder>label_29</zorder>
   <zorder>label_30</zorder>
   <zorder>line_2</zorder>
   <zorder>label_28</zorder>
   <zorder>pushButton_3</zorder>
   <zorder>pushButton_10</zorder>
   <zorder>pushButton_8</zorder>
   <zorder>pushButton_6</zorder>
   <zorder>pushButton_4</zorder>
   <zorder>pushButton_12</zorder>
   <zorder>pushButton_5</zorder>
   <zorder>pushButton_11</zorder>
   <zorder>pushButton_9</zorder>
   <zorder>pushButton_7</zorder>
   <zorder>label_32</zorder>
   <zorder>line_6</zorder>
  </widget>
 </widget>
 <resources/>
 <connections/>
</ui>
